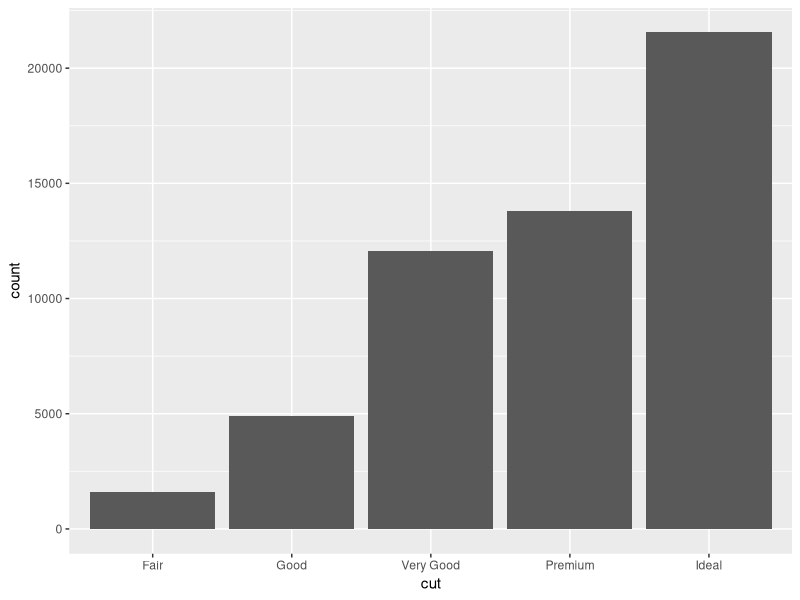
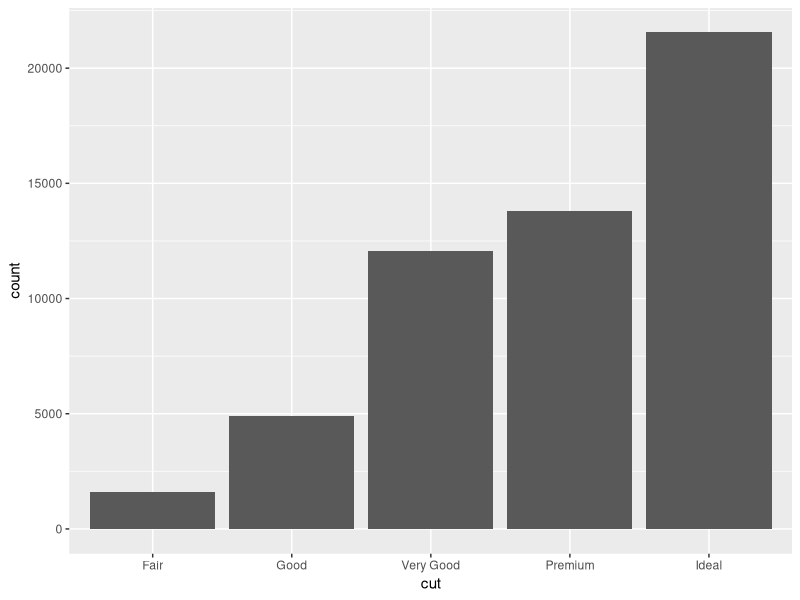
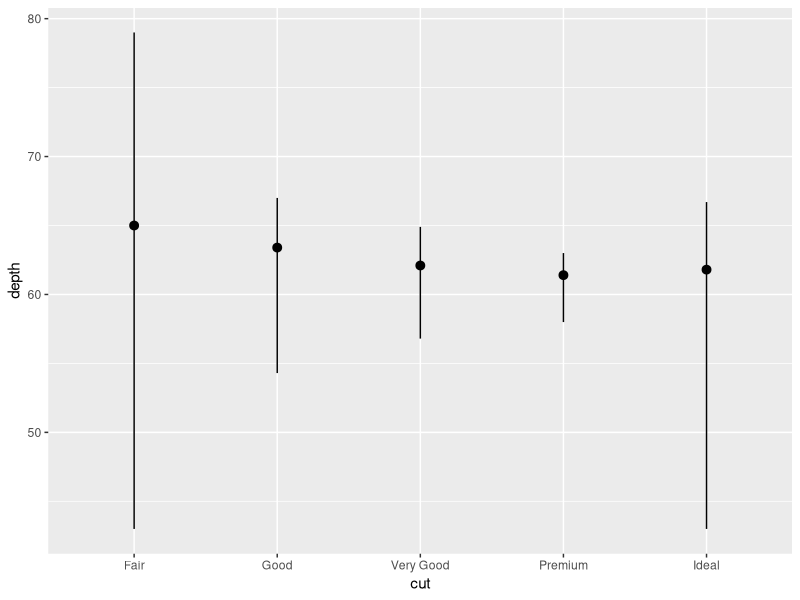
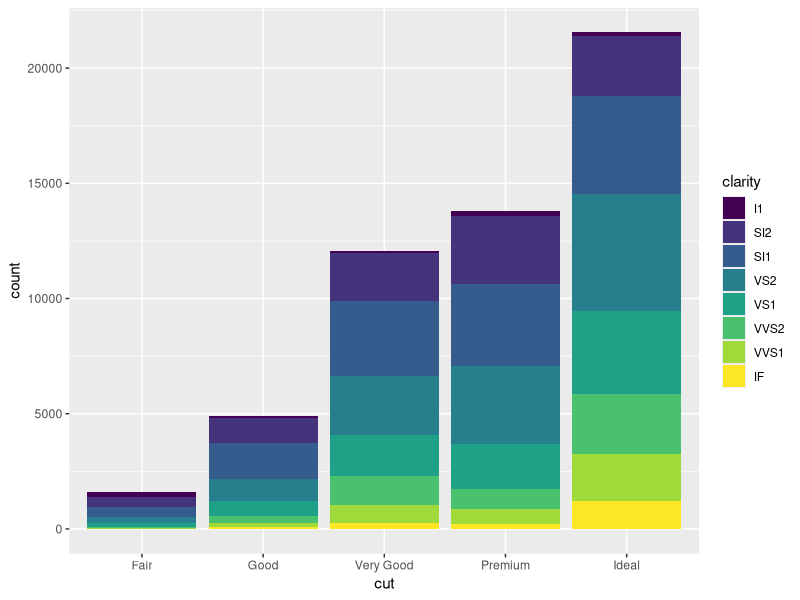
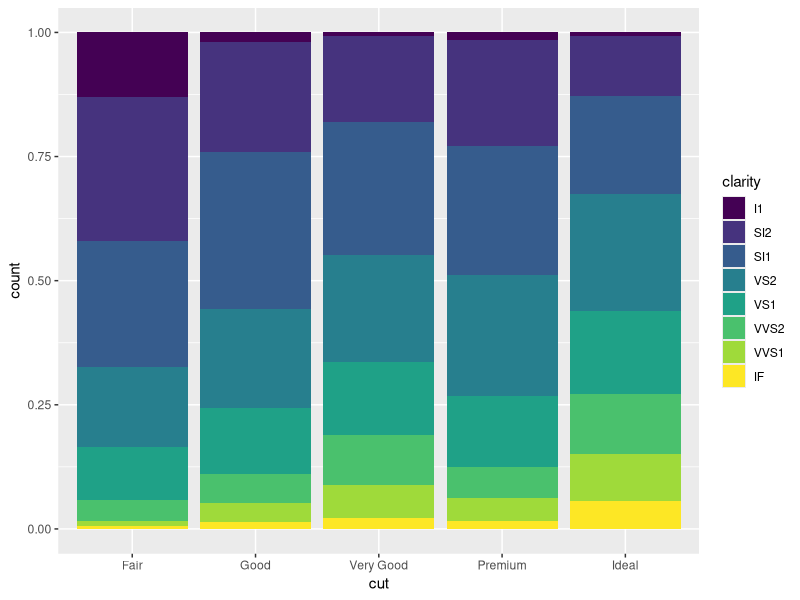
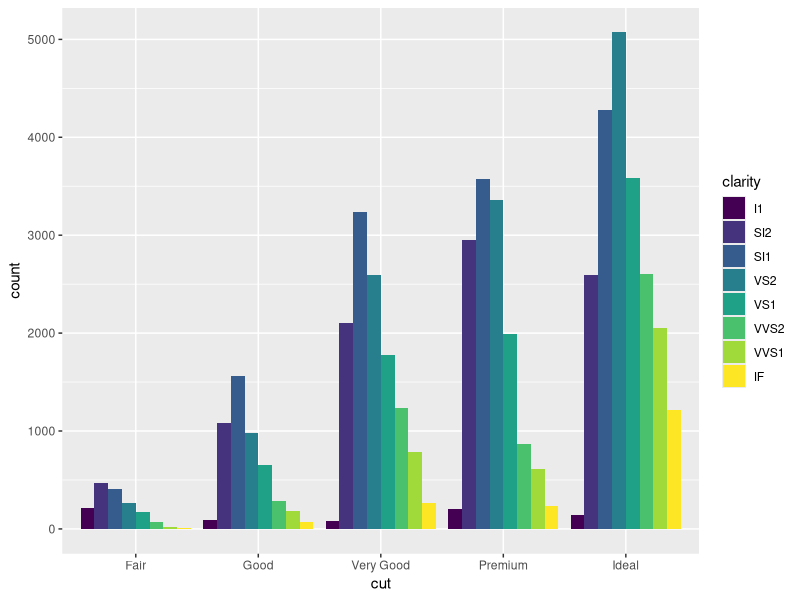
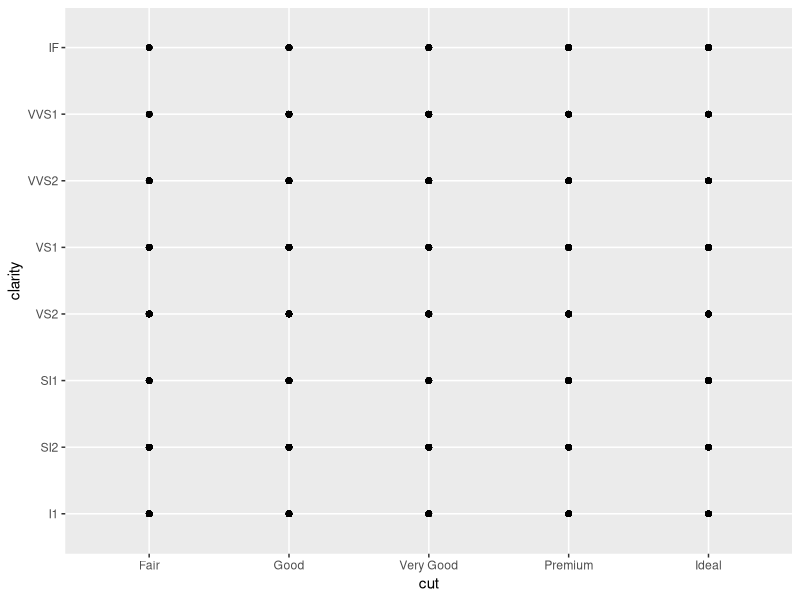
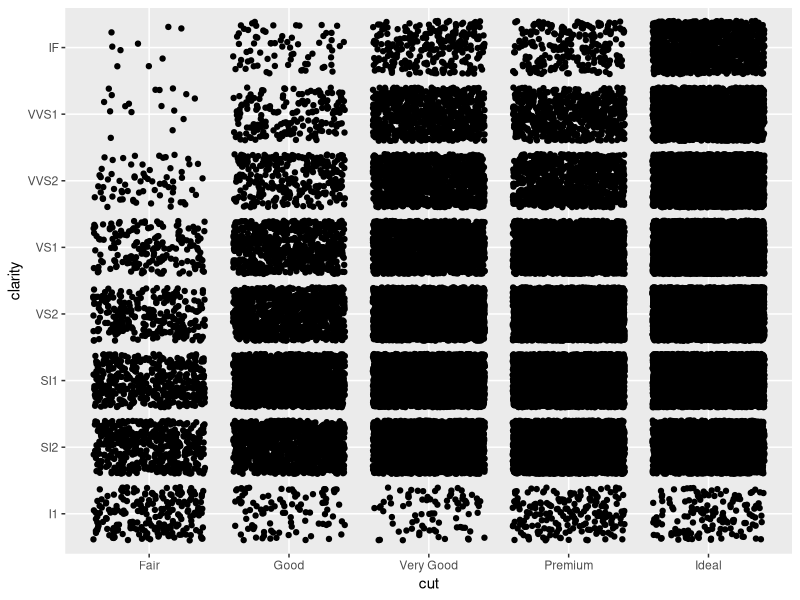

Here is the R script that generated these plots, in order:
# Exercise 2: More ggplot2 Grammar

# Install and load `ggplot2`
# install.packages("ggplot2") # if needed

library(ggplot2)
# For this exercise you will again be working with the `diamonds` data set.
# Use `?diamonds` to review details about this data set

?diamonds

## Statistical Transformations

# Draw a bar chart of the diamonds data, organized by cut
# The height of each bar is based on the "count" (number) of diamonds with that cut

ggplot(data = diamonds) + geom_bar(mapping = aes(x=cut))
# Use the `stat_count` to apply the statistical transformation "count" to the diamonds
# by cut. You do not need a separate geometry layer!
ggplot(data = diamonds) + stat_count(mapping = aes(x=cut))

# Use the `stat_summary` function to draw a chart with a summary layer.
# Map the x-position to diamond `cut`, and the y-position to diamond `depth`
# Bonus: use `min` as the function ymin, `max` as the function ymax, and `median` as the function y
ggplot(data = diamonds) +
  stat_summary(mapping = aes(x = cut, y = depth),
               fun.ymin = min, fun.ymax = max, fun.y = median)



## Position Adjustments

# Draw a bar chart of diamond data organized by cut, with each bar filled by clarity.
# You should see a _stacked_ bar chart.
ggplot(data = diamonds) + geom_bar(mapping = aes(x = cut, fill = clarity))


# Draw the same chart again, but with each element positioned to "fill" the y axis
ggplot(data = diamonds) + geom_bar(mapping = aes(x = cut, fill = clarity), position = "fill")

# Draw the same chart again, but with each element positioned to "dodge" each other

ggplot(data = diamonds) + geom_bar(mapping = aes(x = cut, fill = clarity), position = "dodge")
# Draw a plot with point geometry with the x-position mapped to `cut` and the y-position mapped to `clarity`
# This creates a "grid" grouping the points

ggplot(data = diamonds) + geom_point(mapping = aes(x = cut, y = clarity))

# Use the "jitter" position adjustment to keep the points from all overlapping!
# (This works a little better with a sample of diamond data, such as from the previous exercise).

ggplot(data = diamonds) + geom_point(mapping = aes(x = cut, y = clarity), position = "jitter")


## Scales

# Draw a "boxplot" (with `geom_boxplot()`) for the diamond's price (y) by color (x)
ggplot(data = diamonds) + geom_boxplot(mapping = aes(x=color, y=price))

# This has a lot of outliers, making it harder to read. To fix this, draw the same plot but
# with a _logarithmic_ scale for the y axis.

ggplot(data = diamonds) + geom_boxplot(mapping = aes(x=color, y=price)) + scale_y_log10()

# For another version, draw the same plot but with `violin` geometry instead of `boxplot` geometry!
# How does the logarithmic scale change the data presentation?

ggplot(data = diamonds) + geom_violin(mapping = aes(x=color, y=price)) + scale_y_log10()
# Another interesting plot: draw a plot of the diamonds price (y) by carat (x), using a heatmap of 2d bins
# (geom_bin2d)
# What happens when you make the x and y channels scale logarithmically?

ggplot(data = diamonds) + geom_bin2d(mapping = aes(x=carat, y=price)) + scale_x_log10() + scale_y_log10()
# Draw a scatter plot for the diamonds  price (y) by carat (x). Color each point by the clarity
# (Remember, this will take a while. Use a sample of the diamonds for faster results)

ggplot(data = diamonds) +
  geom_point(mapping = aes(x = carat, y = price, color = clarity))

# Change the color of the previous plot using a ColorBrewer scale of your choice. What looks nice?

ggplot(data = diamonds) +
  geom_point(mapping = aes(x = carat, y = price, color = clarity)) +
  scale_color_brewer(palette = "Greens")

## Coordinate Systems

# Draw a bar chart with x-position and fill color BOTH mapped to cut
# For best results, SET the `width` of the geometry to be 1 (fill plot, no space between)
# You can save this to a variable for easier modifications
bar <- ggplot(data = diamonds) +
  geom_bar(mapping = aes(x = cut, fill = cut), width=1)
bar

# Draw the same chart, but with the coordinate system flipped
bar + coord_flip()

# Draw the same chart, but in a polar coordinate system. Now you have a Coxcomb chart!

bar + coord_polar()

## Facets

# Take the scatter plot of price by carat data (colored by clarity) and add _facets_ based on
# the diamond's `color`

ggplot(data = diamonds) +
  geom_point(mapping = aes(x = carat, y = price, color = clarity)) +
  scale_color_brewer(palette = "Greens") +
  facet_wrap(~color)

## Saving Plots

# Use the `ggsave()` function to save one of your plots (the most recent one generated) to disk.
# Name the output file "my-plot.png".
# Make sure you've set the working directory!!
ggsave("my-plot.png")
